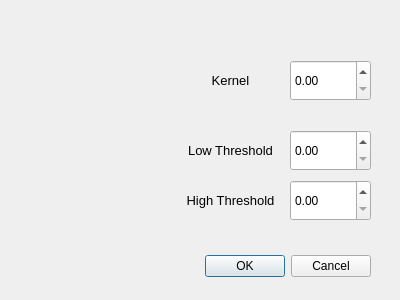
<?xml version="1.0" encoding="UTF-8"?>
<ui version="4.0">
 <class>QtDialogCannyEdgeDetection</class>
 <widget class="QDialog" name="QtDialogCannyEdgeDetection">
  <property name="geometry">
   <rect>
    <x>0</x>
    <y>0</y>
    <width>400</width>
    <height>300</height>
   </rect>
  </property>
  <property name="windowTitle">
   <string>QtDialogCannyEdgeDetection</string>
  </property>
  <widget class="QDialogButtonBox" name="buttonBox">
   <property name="geometry">
    <rect>
     <x>30</x>
     <y>250</y>
     <width>341</width>
     <height>32</height>
    </rect>
   </property>
   <property name="orientation">
    <enum>Qt::Horizontal</enum>
   </property>
   <property name="standardButtons">
    <set>QDialogButtonBox::Cancel|QDialogButtonBox::Ok</set>
   </property>
  </widget>
  <widget class="QDoubleSpinBox" name="doubleSpinBox_3">
   <property name="geometry">
    <rect>
     <x>290</x>
     <y>180</y>
     <width>81</width>
     <height>41</height>
    </rect>
   </property>
  </widget>
  <widget class="QLabel" name="label_2">
   <property name="geometry">
    <rect>
     <x>180</x>
     <y>130</y>
     <width>101</width>
     <height>41</height>
    </rect>
   </property>
   <property name="font">
    <font>
     <pointsize>10</pointsize>
    </font>
   </property>
   <property name="text">
    <string>Low Threshold</string>
   </property>
   <property name="alignment">
    <set>Qt::AlignCenter</set>
   </property>
  </widget>
  <widget class="QDoubleSpinBox" name="doubleSpinBox_2">
   <property name="geometry">
    <rect>
     <x>290</x>
     <y>130</y>
     <width>81</width>
     <height>41</height>
    </rect>
   </property>
  </widget>
  <widget class="QLabel" name="label_3">
   <property name="geometry">
    <rect>
     <x>180</x>
     <y>180</y>
     <width>101</width>
     <height>41</height>
    </rect>
   </property>
   <property name="font">
    <font>
     <pointsize>10</pointsize>
    </font>
   </property>
   <property name="text">
    <string>High Threshold</string>
   </property>
   <property name="alignment">
    <set>Qt::AlignCenter</set>
   </property>
  </widget>
  <widget class="QLabel" name="label">
   <property name="geometry">
    <rect>
     <x>180</x>
     <y>60</y>
     <width>101</width>
     <height>41</height>
    </rect>
   </property>
   <property name="font">
    <font>
     <pointsize>10</pointsize>
    </font>
   </property>
   <property name="text">
    <string>Kernel</string>
   </property>
   <property name="alignment">
    <set>Qt::AlignCenter</set>
   </property>
  </widget>
  <widget class="QDoubleSpinBox" name="doubleSpinBox">
   <property name="geometry">
    <rect>
     <x>290</x>
     <y>60</y>
     <width>81</width>
     <height>41</height>
    </rect>
   </property>
  </widget>
 </widget>
 <layoutdefault spacing="6" margin="11"/>
 <resources/>
 <connections>
  <connection>
   <sender>buttonBox</sender>
   <signal>accepted()</signal>
   <receiver>QtDialogCannyEdgeDetection</receiver>
   <slot>close()</slot>
   <hints>
    <hint type="sourcelabel">
     <x>200</x>
     <y>265</y>
    </hint>
    <hint type="destinationlabel">
     <x>199</x>
     <y>149</y>
    </hint>
   </hints>
  </connection>
  <connection>
   <sender>doubleSpinBox</sender>
   <signal>editingFinished()</signal>
   <receiver>QtDialogCannyEdgeDetection</receiver>
   <slot>checkCannyEdgeParameters()</slot>
   <hints>
    <hint type="sourcelabel">
     <x>330</x>
     <y>80</y>
    </hint>
    <hint type="destinationlabel">
     <x>199</x>
     <y>149</y>
    </hint>
   </hints>
  </connection>
  <connection>
   <sender>doubleSpinBox_2</sender>
   <signal>editingFinished()</signal>
   <receiver>QtDialogCannyEdgeDetection</receiver>
   <slot>checkCannyEdgeParameters()</slot>
   <hints>
    <hint type="sourcelabel">
     <x>330</x>
     <y>150</y>
    </hint>
    <hint type="destinationlabel">
     <x>199</x>
     <y>149</y>
    </hint>
   </hints>
  </connection>
  <connection>
   <sender>doubleSpinBox_3</sender>
   <signal>editingFinished()</signal>
   <receiver>QtDialogCannyEdgeDetection</receiver>
   <slot>checkCannyEdgeParameters()</slot>
   <hints>
    <hint type="sourcelabel">
     <x>330</x>
     <y>200</y>
    </hint>
    <hint type="destinationlabel">
     <x>199</x>
     <y>149</y>
    </hint>
   </hints>
  </connection>
 </connections>
 <slots>
  <slot>checkCannyEdgeParameters()</slot>
 </slots>
</ui>
